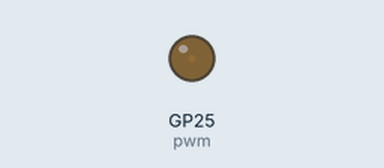
Recording of a program running on a simulated Raspberry Pi Pico running MicroPython. Shown: output pins drawn as LEDs (lit = HIGH).

Above: at 0.05 s.
At 5.75 s:
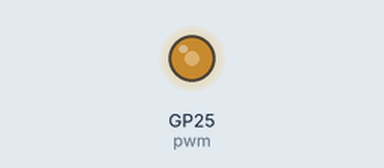
At 9.75 s:
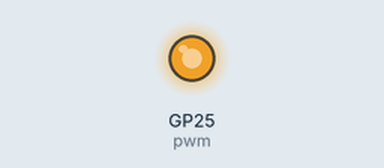
At 19.45 s:
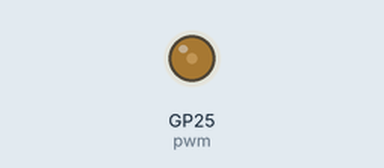
Timing chart, 0 to 29.1 s (numbered marks = the images above):
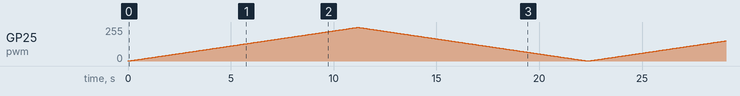

The program:

pwm.py
```python
import machine as m
import utime

pwm = m.PWM(m.Pin(25))

pwm.freq(1000)

while (1):
    for duty in range(0, 65025, 6):
        pwm.duty_u16(duty)
        utime.sleep_ms(1)
    for duty in range(65025, 0, -6):
        pwm.duty_u16(duty)
        utime.sleep_ms(1)

# Here range is 65025 beacuse duty_u16 takes a 16 bit value
# ie 2^16 = 65026 (starts from 0 hence 65025)
# where 0 is 0% duty cycle and 65025 is 100% duty cycle
```
